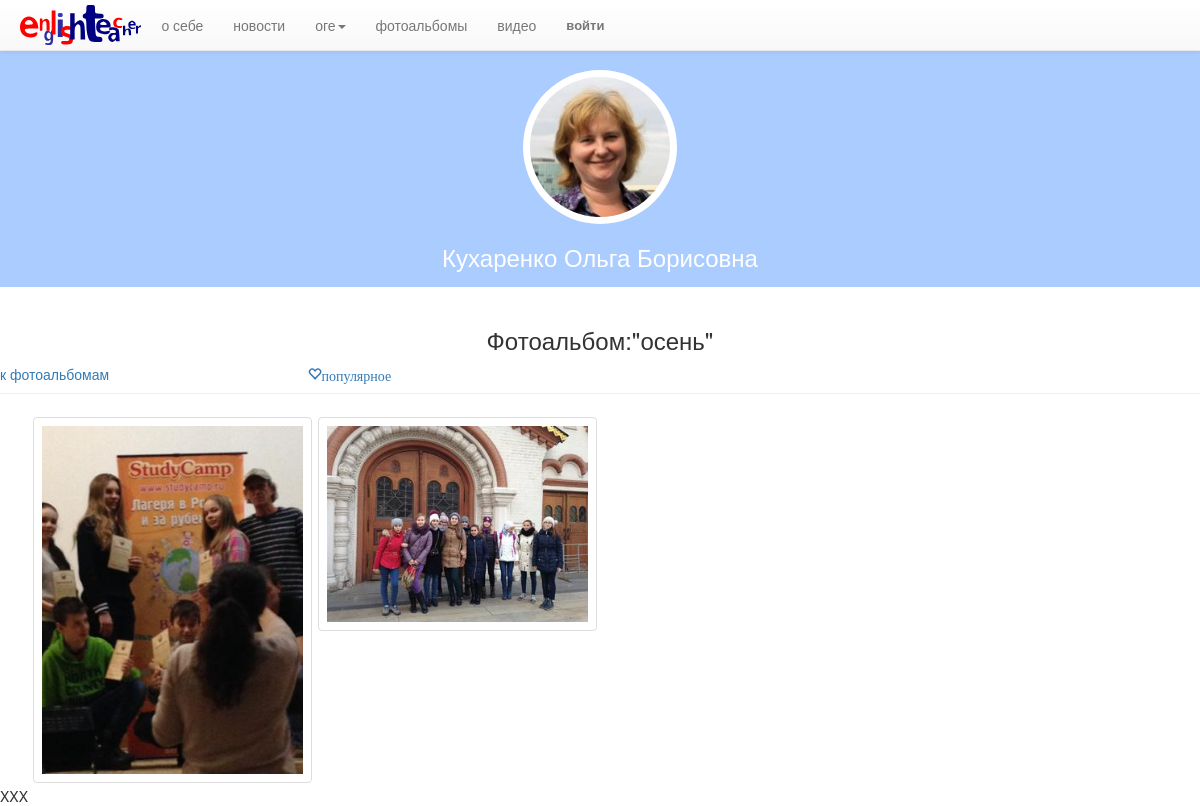
Before: /foto/121/ with the older database file.
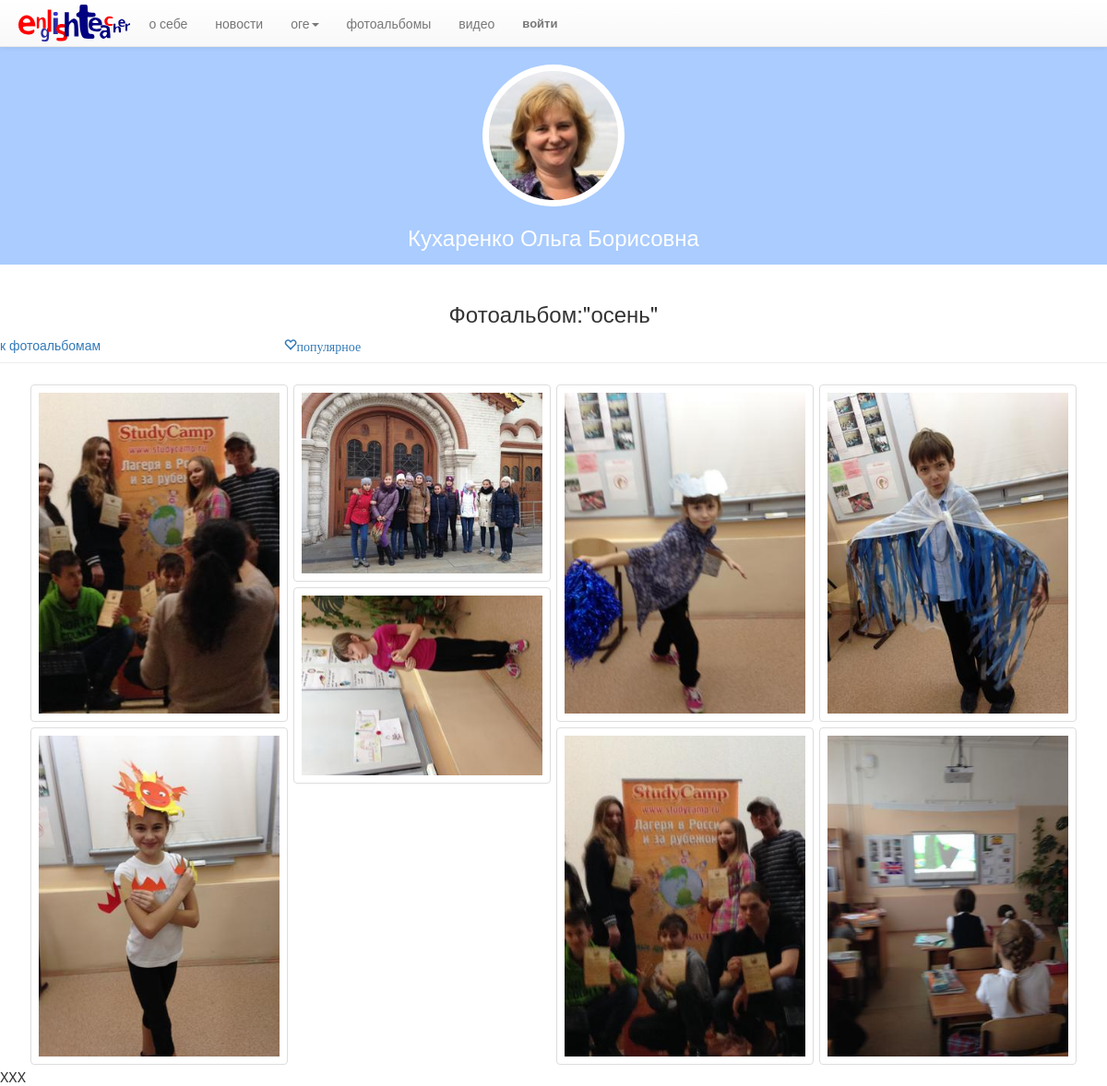
After: the same page with the newer database file.
### main/models.py (models this page shows)
class Album(models.Model):
	album = models.CharField(max_length=200,unique=True)
	album_date = models.DateField('album date')
	views = models.IntegerField(default=0)
	def __unicode__(self):
		return self.album

class Foto(models.Model):
	album = models.ForeignKey(Album,
		verbose_name = u'Выберите из списка или введите новое название:',
		on_delete=models.CASCADE)
	foto = models.ImageField(u'Выберите фотофайл',upload_to = 'fotos/thumbnails/%Y/%m/%d')
	foto_1x = models.ImageField(null=True,default=None,
		upload_to = 'fotos/thumbnails/%Y/%m/%d')
	foto_2x = models.ImageField(null=True,default=None,
		upload_to = 'fotos/thumbnails/%Y/%m/%d')
	foto_3x = models.ImageField(null=True,default=None,
		upload_to = 'fotos/thumbnails/%Y/%m/%d')
	published_date = models.DateField()
	likes = models.IntegerField(default=0)
	def __unicode__(self):
		return self.foto.name
	def save(self,*args,**kwargs):
		try:
			this_record=Foto.objects.get(id=self.id)
			if this_record.foto !=self.foto:
				this_record.foto.delete(save=False)
		except:
			pass
		super(Foto,self).save(*args,**kwargs)
	def delete(self,*args,**kwargs):
		self.foto.delete(save=False)
		self.foto_1x.delete(save=False)
		self.foto_2x.delete(save=False)
		self.foto_3x.delete(save=False)
		super(Foto,self).delete(*args,**kwargs)
	def foto_1x_2x_3x(self):
		print 'начало foto_1x_2x_3x'
		img=Image.open(self.foto.path)
		size=(((324,420),'_1x'),((648,840),'_2x'),((1296,1680),'_3x'))
		file_file=[]
		for item in size:
			foto_copy=img.copy()
			foto_copy.thumbnail(item[0], Image.ANTIALIAS)
			path=self.foto.path.replace('.jpeg',item[1]+'.jpeg')
			foto_copy.save(path)
			foto_copy_data=open(path,'r')
			file_file.append(File(foto_copy_data))
			os.remove(path)
		print 'ffile_file=',file_file
		self.foto_1x=file_file[0]
		self.foto_2x=file_file[1]
		self.foto_3x=file_file[2]

### main/views.py (the view)
# urls.py: url(r'^foto/(?P<album_id>[0-9]+)/$', views.foto_from_album, name='foto_from_album'),
def foto_from_album(request,album_id):
	album=Album.objects.get(id=album_id)
	foto_from_album = Foto.objects.filter(album_id = album_id)
	content= {'foto_from_album':foto_from_album,'album':album}
	return render (request, 'main/foto_from_album.html', content)

### main/templates/main/foto_from_album.html (shortened to what this page needs)
{% extends "main/base-top.html" %}
{% block body %}
<div class="page-header">
	<h3 style = "text-align: center;">Фотоальбом:"{{album.album}}"</h3>
	<div class="row">
		<div class="col-sm-3"><a href="{% url 'main:fotoalbums' %}" title="к фотоальбомам"><span>к фотоальбомам</span></a></div>
		<div class="col-sm-3"><a href="{% url 'main:fotofavorite' %}" title="популярное"><span class="glyphicon glyphicon-heart-empty">популярное</span></a></div>
	</div>
</div>
<div class="container" id="foto">
	<div class="clearfix mosaicflow">
		{% for item in foto_from_album %}
		<div class="mosaicflow__item">
			<a class="fancyimage" data-fancybox-group="group" title="{{item.foto}}" href="{{item.foto_1x.url}}">
				<img src="{{item.foto_1x.url}}" srcset="{{item.foto_1x.url}} 1x,{{item.foto_2x.url}} 2x,{{item.foto_3x.url}} 3x," alt="{{item.foto}}">
			</a>
		</div>
		{% endfor %}
	</div>
</div>
{% endblock %}

### main/templates/main/base-top.html (shortened to what this page needs)
<!DOCTYPE html>
{% load staticfiles %}
<html>
	<head>
		<link rel="stylesheet" type="text/css" href="{% static 'main/bootstrap/bootstrap.min.css' %}">
		<link rel="stylesheet" type="text/css" href="{% static 'main/bootstrap/bootstrap-theme.min.css' %}">
		<link rel="stylesheet" type="text/css" href="{% static 'main/fancybox/jquery.fancybox.css' %}">
		<link rel="stylesheet" type="text/css" href="{% static 'main/mosaicflow.css' %}">
		<link rel="stylesheet" type="text/css" href="{% static 'main/video.css' %}">
		<link rel="stylesheet" type="text/css" href="{% static 'main/base-top-style.css' %}">
	</head>
	<body>
		{% block  top %}
			{% include "includes/nav_bs.html" %}
			{% include "includes/blue_top.html" %}
		{% endblock %}
		<div id="body">
			{% block body %}
			{% endblock %}
		</div>
		<div class="footer">XXX
		</div>
	</body>
</html>

### main/templates/includes/nav_bs.html (shortened to what this page needs)
{% load staticfiles %}
<nav class="navbar navbar-default navbar-fixed-top">
  <div class="container">
    <div class="navbar-header">
		<a class="navbar-brand" href = "/"><img alt="Brand" style="height: 40px" src="{% static 'images/logo.svg' %}"></a>
		</div>
    <div class="collapse navbar-collapse" id="bs-example-navbar-collapse-1">
      <ul class="nav navbar-nav">
        <li><a href="/about/">о себе</span></a>
        </li>
        <li><a href="/news/">новости</a></li>
        <li class="dropdown"><a href="#" class="dropdown-toggle" data-toggle="dropdown" role="button" aria-haspopup="true" aria-expanded="false">оге<span class="caret"></span></a>
        </li>
        <li><a href="/fotoalbums/">фотоальбомы</a></li>
        <li><a href="/videos/">видео</a></li>
        {% include  "includes/authen.html" %}
      </ul>
    </div>
  </div>
</nav>

### main/templates/includes/authen.html
{% if request.user.is_authenticated %}
<li class="dropdown">
	<a href="#" class="dropdown-toggle" data-toggle="dropdown" role="button" aria-haspopup="true" aria-expanded="false">{{request.user.get_full_name}}<span class="caret"></span></a>
	<ul class="dropdown-menu">
		<li>
			<a href="#">мой профиль</a></li>
		<li role="separator" class="divider"></li>
		<li>
			<a href="/logout/">выход</a></li>
	</ul>
</li>
{% else %}
<li class="gate"><a href="/login/">войти</a></li>
{% endif %}

### main/templates/includes/blue_top.html
{% load staticfiles %}
<header>
	<div  class="blue-top">
		<div class="round-white">
			<div class="round-foto" style="background-image: url({% static 'images/olga-foto-square.jpg' %}); background-size: cover;"></div>
		</div>
		<h3>Кухаренко Ольга Борисовна</h3>
	</div>
</header>

### main/static/main/mosaicflow.css (style rules this page uses)
.mosaicflow__item { padding:3px; }
.mosaicflow__item img { display:block; width:100%; height:auto; padding: 8px; background-color: #fff; border: 1px solid #ddd; border-radius: 4px; }

### main/static/main/base-top-style.css (style rules this page uses)
* { box-sizing: border-box; -webkit-box-sizing: border-box; -moz-box-sizing: border-box; -ms-box-sizing: border-box; }
.navbar-brand { padding: 5px; }
li.gate { font-size: 13px; font-weight: 800; }
div.blue-top { background-color: #AACCFF; padding: 0.5em 0 0.5em; padding-top: 70px; }
div.round-white { width: 154px; height: 154px; border-radius: 50%; margin: auto; background-color: white; z-index: 2; }
div.round-foto { position: relative; width: 140px; height: 140px; border-radius: 50%; top: 7px; left: 7px; z-index: 3; }
.blue-top h3 { color: white; text-align: center; }

Changed rows visible on the page:
added Foto: foto_1x (picture)
added Foto: foto_1x (picture)
added Foto: foto_1x (picture)
added Foto: foto_1x (picture)
added Foto: foto_1x (picture)
added Foto: foto_1x (picture)
